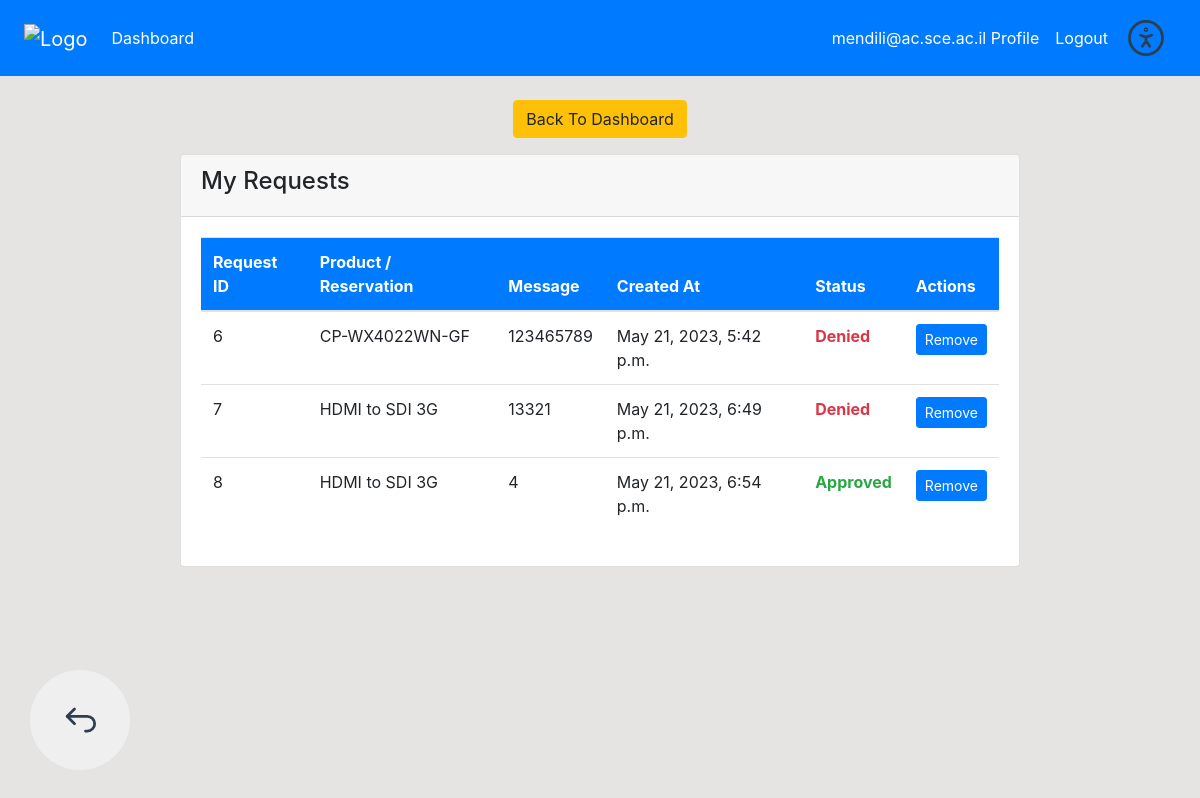
/view_request_student/ (signed in), run on an earlier commit of the app's database.
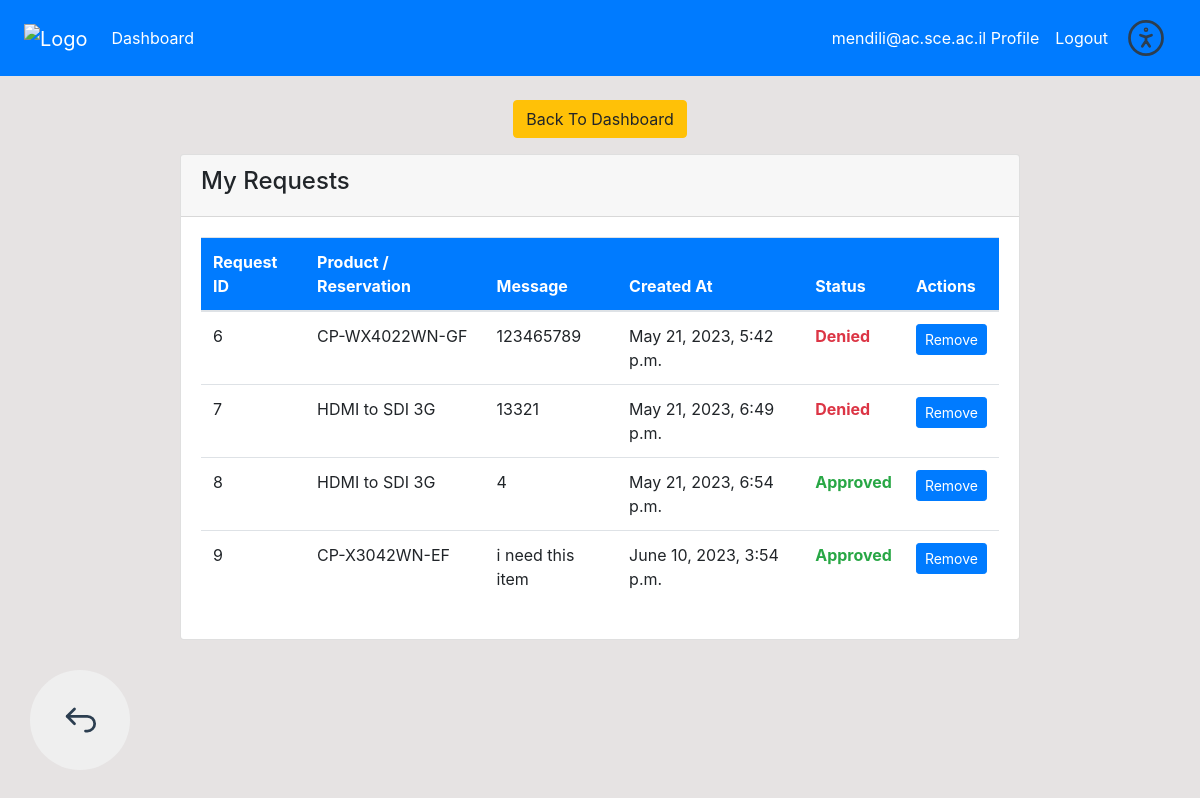
And on a later commit of the database.
### dashboard/models.py (models this page shows, shortened)
class Message(models.Model):
    customer = models.ForeignKey(User, on_delete=models.CASCADE)
    product = models.ForeignKey(Product, on_delete=models.CASCADE)
    message = models.TextField()
    created_at = models.DateTimeField(auto_now_add=True)
    status = models.CharField(max_length=10, choices=(('Pending', 'Pending'), ('Approved', 'Approved'), ('Denied', 'Denied'),('Finished', 'Finished')), default='Pending')
    is_visible_to_manager = models.BooleanField(default=True)
    is_visible_to_student = models.BooleanField(default=True)

class Product(models.Model):
    name = models.CharField(max_length=100,null=True)
    sn = models.CharField(max_length=20, null=True, verbose_name='Serial Number')
    category = models.CharField(max_length=100,choices=CATEGORY,null=True)
    quantity = models.PositiveIntegerField(null=True)

### dashboard/views.py (the view)
# urls.py: path('view_request_student/', views.view_request_student, name='view_request_student'),
def view_request_student(request):
    messages = Message.objects.filter(customer=request.user)  # Filter messages by the current user
    reservations = Reservation.objects.filter(customer=request.user)
    return render(request, 'dashboard/view_request_student.html', {'messages': messages, 'reservations': reservations})

### dashboard/context_processors.py (called while the page is built)
def message_count(request):
    from .models import Message, Reservation
    messages = Message.objects.filter(status='Pending').count()
    reservations = Reservation.objects.filter(status='Pending').count()
    return {'message_count': messages, 'reservation_count': reservations}

### templates/dashboard/view_request_student.html (shortened to what this page needs)
{% extends 'partials/base.html' %}
{% load crispy_forms_tags %}
{% block content %}
<div class="col-md-9 my-4 mx-auto">
    <div class="d-flex justify-content-center mb-3">
      <form method="POST">
        <a class="btn btn-warning" href="{% url 'dashboard-index' %}">Back To Dashboard</a>
      </form>
    </div>
<div class="container-fluid">
    <div class="card">
        <div class="card-header">
            <h4>My Requests</h4>
        </div>
        <div class="card-body">
            {% if messages or reservations %}
                <table class="table bg-white">
                    <thead class="bg-primary text-white">
                        <tr>
                            <th scope="col">Request ID</th>
                            <th scope="col">Product / Reservation</th>
                            <th scope="col">Message</th>
                            <th scope="col">Created At</th>
                            <th scope="col">Status</th>
                            <th scope="col">Actions</th>
                        </tr>
                    </thead>
                    <tbody>
                        {% for message in messages %}
                            {% if message.is_visible_to_student %}
                                <tr>
                                    <td>{{ message.id }}</td>
                                    <td>{{ message.product.name }}</td>
                                    <td>{{ message.message }}</td>
                                    <td>{{ message.created_at }}</td>
                                    <td>
                                        <span class="
                                        {% if message.status == 'Approved' %}text-success font-weight-bold
                                        {% elif message.status == 'Denied' %}text-danger font-weight-bold
                                        {% elif message.status == 'Pending' %}text font-weight-bold
                                        {% endif %}">
                                        {{ message.status }}
                                        </span>
                                    </td>
                                    <td>
                                        {% if message.status == 'Approved' or message.status == 'Denied' %}
                                        <form method="post" action="{% url 'remove_request_student' message.id %}" style="display: inline;">
                                            <button type="submit" class="btn btn-primary btn-sm">Remove</button>
                                        </form>
                                        {% endif %}
                                    </td>
                                </tr>
                            {% endif %}
                        {% endfor %}
                    </tbody>
                </table>
            {% else %}
                <p>No requests found.</p>
            {% endif %}
        </div>
    </div>
</div>
</div>
{% endblock %}

What changed in the data, as far as the page shows it:
added Message: id "9", product.name "CP-X3042WN-EF", message "i need this item", created_at "June 10, 2023, 3:54 p.m.", status "Approved", shows "Remove"
